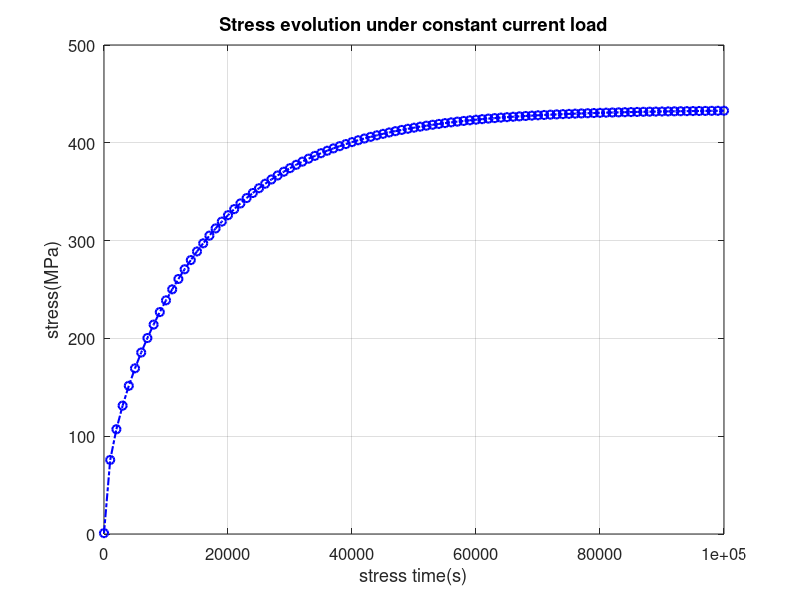

Reproduce this figure in MATLAB.
%
% Author: VSCLAB,UCR
% Date: 03/07/2016   
% Purpose    : Stress evolution under constant current density stressing
% Return     : Stress (EM stress+residual stress) 

clc
clear

%%%%%%%%%%%%%%%%%%%%%%%%%%%%%%%%%%%%%%%%%%%%%%%%%%%%%%%%%%%%%%%%%%%%%%%%%%%%%%%%%
% Model parameters:                                                             %
% B: Effective bulk elasticity modulus                                          %
% Omega: Atomic lattice volume                                                  %
% kB: Boltzmann constant                                                        %
% L: Wire length                                                                %
% rstress: Residual stress                                                      %
% q*Z: Effective charge of migrating atoms                                      %
% Ea: Activation energy                                                         %
% Da: Effective atomic diffusivity                                              %
% resistivity_Cu: Copper resistivity                                            %
% T: Constant temperature                                                       %
%%%%%%%%%%%%%%%%%%%%%%%%%%%%%%%%%%%%%%%%%%%%%%%%%%%%%%%%%%%%%%%%%%%%%%%%%%%%%%%%%
B = 1e11; %(Pa)
Omega = 1.66e-29; %(m^3)
kB = 1.38e-23; %(m^2.kg.s^2.K^-1)
L = 1e-4; %(m) 
rstress=0; %(Pa) 
Z = 10; 
q = 1.6e-19; %(C)
resistivity_Cu = 3e-8; %(Ohm.m)
T = 373; %(K) 
D0 = 7.56e-5; % (m^2.s^-1) 
Ea = 0.86*q; 
kappa = D0*exp(-Ea/kB/T)*B*Omega/kB/T;

%%%%%%%%%%%%%%%%%%%%%%%%%%%%%%%%%%%%%%%%%%%%%%%%%%%%%%%%%%%%%%%%%%%%%%%%%%%%%%%%%
% Simulation parameters:                                                        %
% curden: Current density                                                       %
% tmax: Maximum stress time                                                     %
% tstep: Time step                                                              %
% loc: Coordinate along the wire                                                %                                        
%%%%%%%%%%%%%%%%%%%%%%%%%%%%%%%%%%%%%%%%%%%%%%%%%%%%%%%%%%%%%%%%%%%%%%%%%%%%%%%%%
curden = 3e9; %(A.m^-2)
tmax = 1e5; %(s);
tstep = 1e3; %(s)
t = 0:tstep:tmax;
loc=0; % cathode end
G = q*Z*resistivity_Cu*curden/Omega;

%%%%%%%%%%%%%%%%%%%%%%%%%%%%%%%%%%%%%%%%%%%%%%%%%%%%%%%%%%%%%%%%%%%%%%%%%%%%%%%%%
% calculate stress (EM stress + residual_stress) at cathode end                 %                                                          %%%%%%%%%%%%%%%%%%%%%%%%%%%%%%%%%%%%%%%%%%%%%%%%%%%%%%%%%%%%%%%%%%%%%%%%%%%%%%%%%
M = size(t,2);
stress = zeros(M,1);
N = 100;
eta = (1:2:2*N-1)'*pi/L;
for i = 1:M
    phi = (cos(eta*loc))./(eta.^2*L^2.*exp(eta.^2.*kappa*t(i)));
    stress(i) = G*L*(0.5-loc/L-4*sum(phi))+rstress;
end

%figure
plot(t,stress*1e-6,'-.ob','linewidth',1.5)
xlabel('stress time(s)','fontsize',16)
ylabel('stress(MPa)','fontsize',16)
set(gca,'fontsize',12)
title('Stress evolution under constant current load')
grid on
